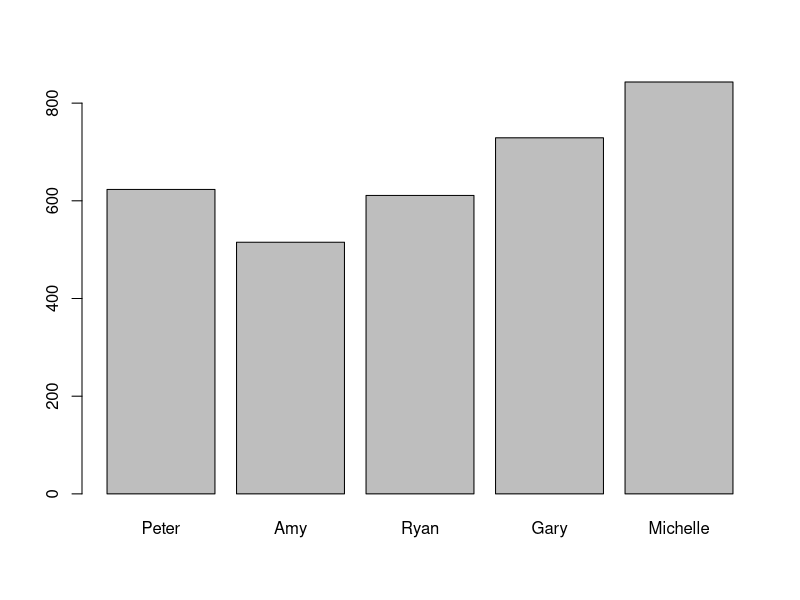

The R source for this figure:
Data_Frame <- data.frame ( 
  ID = (1:5),
  Name = c("Peter", "Amy", "Ryan", "Gary", "Michelle"),
  Salary = c(623.30, 515.20, 611.00, 729.00, 843.25),
  Department = c("IT", "Finance", "Monster Slaying", "Accounting", "Human Resources")
)
Data_Frame
barplot(Data_Frame$Salary, names.arg = Data_Frame$Name)

